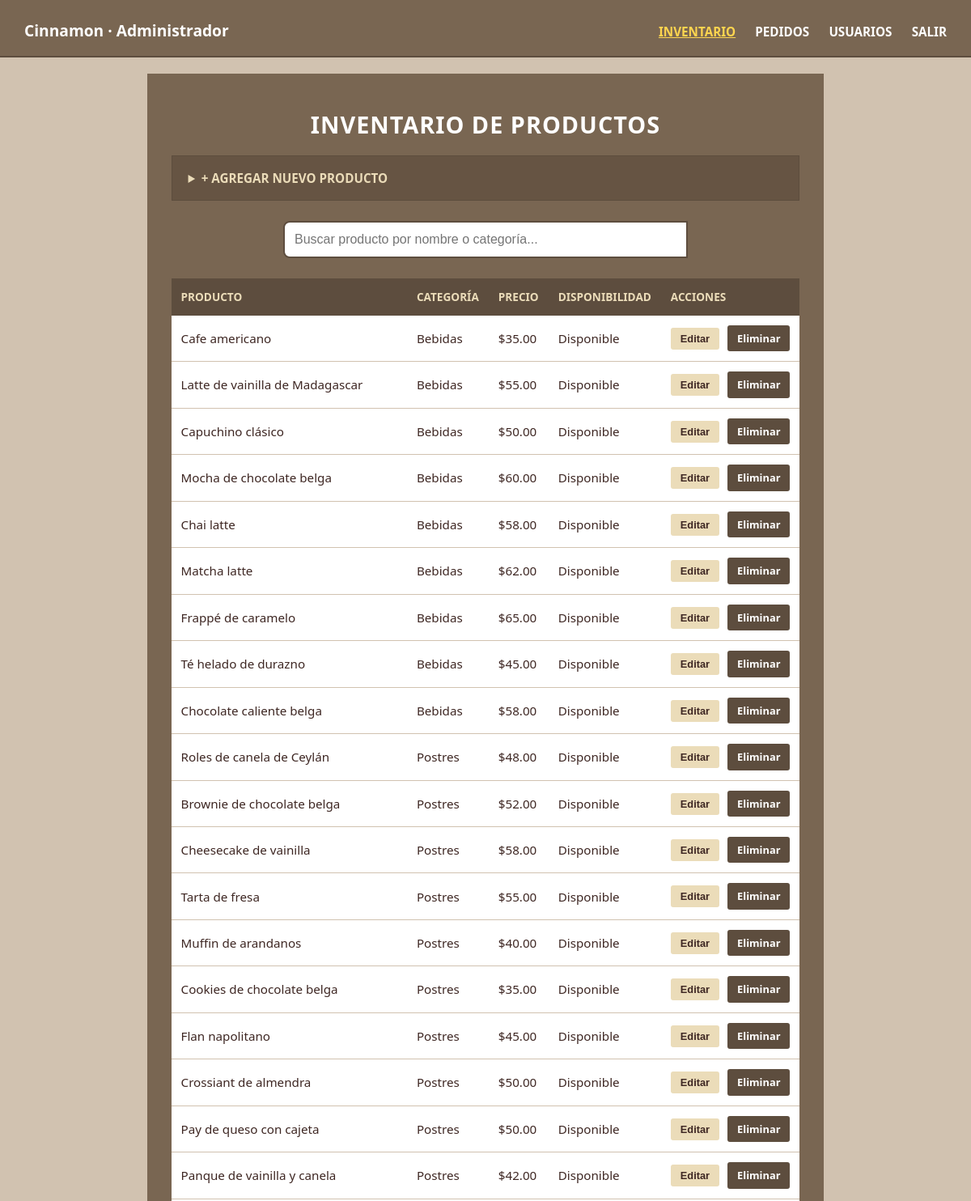
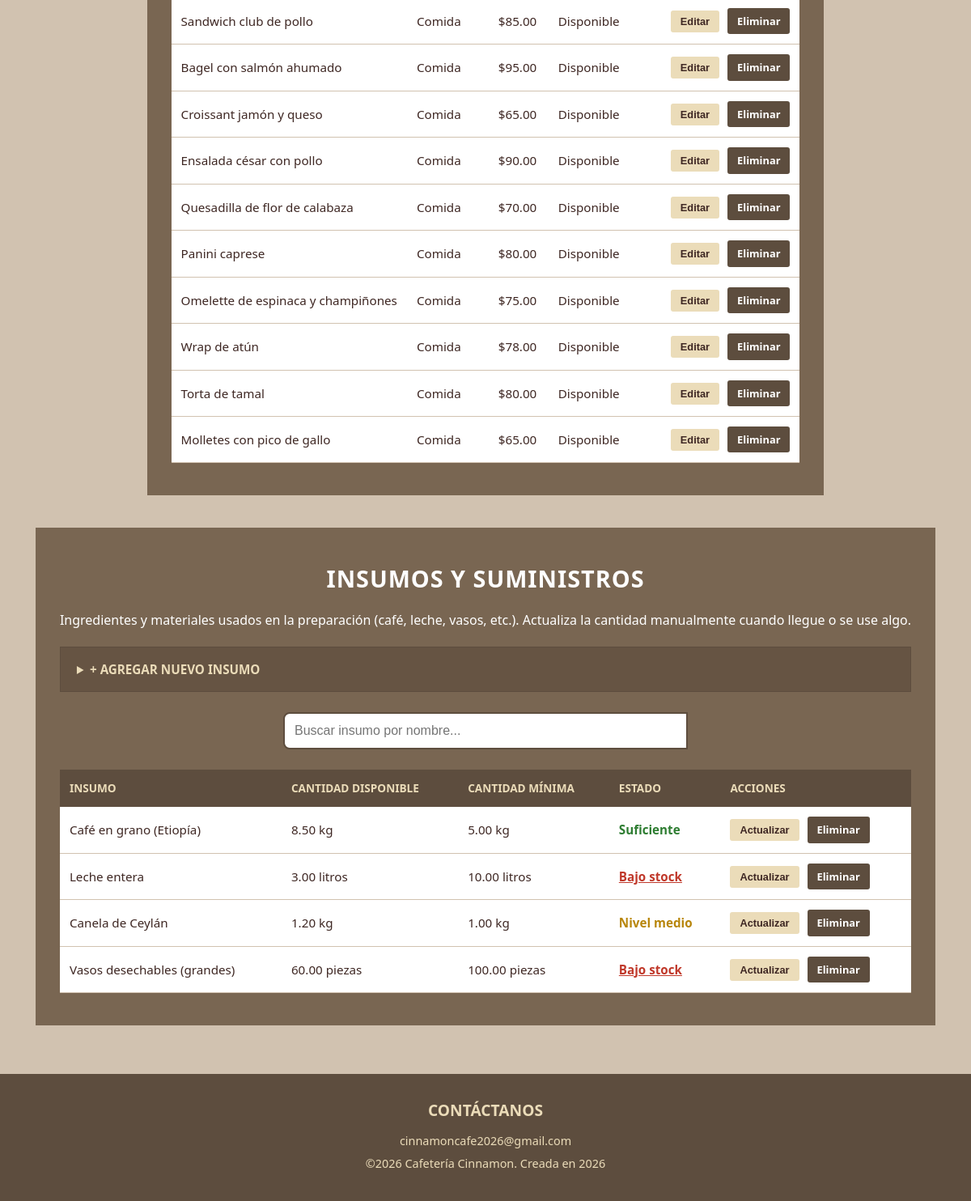
Screenshot of /php/admin_inventario.php (signed in) with the database file from the repository (2 pictures, top to bottom).
### tables this page shows
CREATE TABLE productos (
    id_producto INT AUTO_INCREMENT PRIMARY KEY,
    nombre VARCHAR(100) NOT NULL,
    categoria ENUM('Comida', 'Bebidas', 'Postres') NOT NULL,
    precio DECIMAL(10,2) NOT NULL,
    disponibilidad BOOLEAN NOT NULL DEFAULT TRUE,
    descripcion TEXT,
    imagen VARCHAR(255) DEFAULT 'default.jpg'
);

CREATE TABLE insumos (
    id_insumo INT AUTO_INCREMENT PRIMARY KEY,
    nombre VARCHAR(100) NOT NULL,
    cantidad_disponible DECIMAL(10,2) NOT NULL,
    cantidad_minima DECIMAL(10,2) NOT NULL,
    unidad_medida VARCHAR(20) NOT NULL
);

### php/admin_inventario.php (the view, shortened to what this page needs)
<?php
require "conexion.php";
$productos = $conexion->query("SELECT * FROM productos ORDER BY id_producto")->fetchAll(PDO::FETCH_ASSOC);
$insumos = $conexion->query("SELECT * FROM insumos ORDER BY id_insumo")->fetchAll(PDO::FETCH_ASSOC);
?>
<!DOCTYPE html>
<html lang="es">
<head>
    <link rel="stylesheet" href="../css/principal.css">
    <link rel="stylesheet" href="../css/admin.css">
</head>
<body>
    <div id="header-placeholder" data-tipo="admin"></div>
    <section class="admin-main">
        <h2 class="seccion-titulo">Inventario de productos</h2>
        <details>
            <summary>+ Agregar nuevo producto</summary>
        </details>
        <div class="buscador">
            <input type="text" data-buscar-tabla="tabla-productos" placeholder="Buscar producto por nombre o categoría...">
        </div>
        <table class="admin-tabla" id="tabla-productos">
            <thead>
                <tr>
                    <th>Producto</th>
                    <th>Categoría</th>
                    <th>Precio</th>
                    <th>Disponibilidad</th>
                    <th>Acciones</th>
                </tr>
            </thead>
            <tbody>
                <?php foreach ($productos as $prod): ?>
                <tr>
                    <td class="prod-nombre"><?php echo htmlspecialchars($prod['nombre']); ?></td>
                    <td class="prod-categoria"><?php echo htmlspecialchars($prod['categoria']); ?></td>
                    <td>$<span class="prod-precio"><?php echo number_format($prod['precio'], 2, '.', ''); ?></span></td>
                    <td class="prod-estado <?php echo $prod['disponibilidad'] ? '' : 'stock-bajo'; ?>" data-dispo="<?php echo $prod['disponibilidad']; ?>">
                        <?php echo $prod['disponibilidad'] ? 'Disponible' : 'Agotado'; ?>
                    </td>
                    <td>
                        <form action="admin_inventario.php" method="post" style="display: inline;" class="form-actualizar-producto-todo">
                            <button type="submit" name="actualizar_producto_completo" class="btn-editar">Editar</button>
                        </form>
                        <a href="eliminar_producto.php?id=<?php echo $prod['id_producto']; ?>" class="btn-eliminar">Eliminar</a>
                    </td>
                </tr>
                <?php endforeach; ?>
            </tbody>
        </table>
    </section>
    <section class="admin-main">
        <h2 class="seccion-titulo">Insumos y suministros</h2>
        <p style="margin-bottom: 20px;">Ingredientes y materiales usados en la preparación (café, leche, vasos, etc.).
            Actualiza la cantidad manualmente cuando llegue o se use algo.</p>
        <details>
            <summary>+ Agregar nuevo insumo</summary>
        </details>
        <div class="buscador">
            <input type="text" data-buscar-tabla="tabla-insumos" placeholder="Buscar insumo por nombre...">
        </div>
        <table class="admin-tabla" id="tabla-insumos">
            <thead>
                <tr>
                    <th>Insumo</th>
                    <th>Cantidad disponible</th>
                    <th>Cantidad mínima</th>
                    <th>Estado</th>
                    <th>Acciones</th>
                </tr>
            </thead>
            <tbody>
                <?php foreach ($insumos as $ins): ?>
                <?php
                    if ($ins['cantidad_disponible'] < $ins['cantidad_minima']) {
                        $nivel = 'bajo';
                        $etiqueta = 'Bajo stock';
                    } elseif ($ins['cantidad_disponible'] < $ins['cantidad_minima'] * 1.5) {
                        $nivel = 'medio';
                        $etiqueta = 'Nivel medio';
                    } else {
                        $nivel = 'suficiente';
                        $etiqueta = 'Suficiente';
                    }
                ?>
                <tr class="fila-<?php echo $nivel; ?>">
                    <td><?php echo htmlspecialchars($ins['nombre']); ?></td>
                    <td>
                        <span class="cantidad-val"><?php echo $ins['cantidad_disponible']; ?></span>
                        <span class="unidad"><?php echo htmlspecialchars($ins['unidad_medida']); ?></span>
                    </td>
                    <td><?php echo $ins['cantidad_minima']; ?> <?php echo htmlspecialchars($ins['unidad_medida']); ?></td>
                    <td class="stock-<?php echo $nivel; ?>"><?php echo $etiqueta; ?></td>
                    <td>
                        <form action="actualizar_insumo.php" method="post" style="display: inline;" class="form-actualizar-modal">
                            <button type="submit" class="btn-editar btn-actualizar-insumo">Actualizar</button>
                        </form>
                        <a href="eliminar_insumo.php?id=<?php echo $ins['id_insumo']; ?>" class="btn-eliminar">Eliminar</a>
                    </td>
                </tr>
                <?php endforeach; ?>
            </tbody>
        </table>
    </section>
    <div id="footer-placeholder"></div>
</body>
</html>

### css/principal.css (style rules this page uses)
html { height: 100%; }
* { box-sizing: border-box; margin: 0; padding: 0; }
body { font-family: 'Segoe UI', Tahoma, Geneva, Verdana, sans-serif; background-color: #d1c2b0; color: #3e2723; line-height: 1.6; display: flex; flex-direction: column; min-height: 100vh; }
#footer-placeholder { margin-top: auto; }
.seccion-titulo { text-align: center; font-size: 1.8rem; text-transform: uppercase; letter-spacing: 1px; margin-bottom: 15px; color: #ffffff; }
.buscador { max-width: 500px; margin: 0 auto 25px; display: flex; }
.buscador input { flex: 1; padding: 12px; border: 2px solid #5d4d3e; border-radius: 8px 0 0 8px; font-size: 1rem; }

### css/admin.css (style rules this page uses)
.admin-main { background-color: #796652; margin: 20px auto; max-width: 1170px; padding: 40px 30px; color: #ffffff; }
.admin-tabla { width: 100%; border-collapse: collapse; background-color: #ffffff; color: #3e2723; table-layout: auto; }
.admin-tabla th { background-color: #5d4d3e; color: #ebdcb9; padding: 12px; text-align: left; text-transform: uppercase; font-size: 0.85rem; white-space: nowrap; }
.admin-tabla td { padding: 12px; border-bottom: 1px solid #d1c2b0; font-size: 0.95rem; vertical-align: middle; }
.stock-bajo { color: #c0392b; font-weight: bold; text-decoration: underline; }
.stock-medio { color: #b8860b; font-weight: bold; }
.stock-suficiente { color: #2e7d32; font-weight: bold; }
.admin-main details { background-color: #665443; border: 1px solid #5d4d3e; padding: 15px 20px; margin-bottom: 25px; }
.admin-main summary { font-weight: bold; cursor: pointer; color: #ebdcb9; text-transform: uppercase; font-size: 0.95rem; }
.btn-editar, .btn-eliminar { display: inline-block; padding: 6px 12px; font-size: 0.8rem; font-weight: bold; text-decoration: none; border-radius: 3px; border: none; cursor: pointer; }
.btn-editar { background-color: #ebdcb9; color: #3e2723; }
.btn-eliminar { background-color: #5d4d3e; color: #ffffff; margin-left: 6px; }

### rows the page displays
productos: nombre "Cafe americano", categoria "Bebidas", precio "35.00", disponibilidad "Disponible"
productos: nombre "Latte de vainilla de Madagascar", categoria "Bebidas", precio "55.00", disponibilidad "Disponible"
productos: nombre "Capuchino clásico", categoria "Bebidas", precio "50.00", disponibilidad "Disponible"
productos: nombre "Mocha de chocolate belga", categoria "Bebidas", precio "60.00", disponibilidad "Disponible"
productos: nombre "Chai latte", categoria "Bebidas", precio "58.00", disponibilidad "Disponible"
productos: nombre "Matcha latte", categoria "Bebidas", precio "62.00", disponibilidad "Disponible"
productos: nombre "Frappé de caramelo", categoria "Bebidas", precio "65.00", disponibilidad "Disponible"
productos: nombre "Té helado de durazno", categoria "Bebidas", precio "45.00", disponibilidad "Disponible"
productos: nombre "Chocolate caliente belga", categoria "Bebidas", precio "58.00", disponibilidad "Disponible"
productos: nombre "Roles de canela de Ceylán", categoria "Postres", precio "48.00", disponibilidad "Disponible"
productos: nombre "Brownie de chocolate belga", categoria "Postres", precio "52.00", disponibilidad "Disponible"
productos: nombre "Cheesecake de vainilla", categoria "Postres", precio "58.00", disponibilidad "Disponible"
productos: nombre "Tarta de fresa", categoria "Postres", precio "55.00", disponibilidad "Disponible"
productos: nombre "Muffin de arandanos", categoria "Postres", precio "40.00", disponibilidad "Disponible"
productos: nombre "Cookies de chocolate belga", categoria "Postres", precio "35.00", disponibilidad "Disponible"
productos: nombre "Flan napolitano", categoria "Postres", precio "45.00", disponibilidad "Disponible"
productos: nombre "Crossiant de almendra", categoria "Postres", precio "50.00", disponibilidad "Disponible"
productos: nombre "Pay de queso con cajeta", categoria "Postres", precio "50.00", disponibilidad "Disponible"
productos: nombre "Panque de vainilla y canela", categoria "Postres", precio "42.00", disponibilidad "Disponible"
productos: nombre "Sandwich club de pollo", categoria "Comida", precio "85.00", disponibilidad "Disponible"
productos: nombre "Bagel con salmón ahumado", categoria "Comida", precio "95.00", disponibilidad "Disponible"
productos: nombre "Croissant jamón y queso", categoria "Comida", precio "65.00", disponibilidad "Disponible"
productos: nombre "Ensalada césar con pollo", categoria "Comida", precio "90.00", disponibilidad "Disponible"
productos: nombre "Quesadilla de flor de calabaza", categoria "Comida", precio "70.00", disponibilidad "Disponible"
productos: nombre "Panini caprese", categoria "Comida", precio "80.00", disponibilidad "Disponible"
productos: nombre "Omelette de espinaca y champiñones", categoria "Comida", precio "75.00", disponibilidad "Disponible"
productos: nombre "Wrap de atún", categoria "Comida", precio "78.00", disponibilidad "Disponible"
productos: nombre "Torta de tamal", categoria "Comida", precio "80.00", disponibilidad "Disponible"
productos: nombre "Molletes con pico de gallo", categoria "Comida", precio "65.00", disponibilidad "Disponible"
insumos: nombre "Café en grano (Etiopía)", cantidad_disponible "8.50", unidad_medida "kg", cantidad_minima "5.00", etiqueta "Suficiente"
insumos: nombre "Leche entera", cantidad_disponible "3.00", unidad_medida "litros", cantidad_minima "10.00", etiqueta "Bajo stock"
insumos: nombre "Canela de Ceylán", cantidad_disponible "1.20", unidad_medida "kg", cantidad_minima "1.00", etiqueta "Nivel medio"
insumos: nombre "Vasos desechables (grandes)", cantidad_disponible "60.00", unidad_medida "piezas", cantidad_minima "100.00", etiqueta "Bajo stock"
